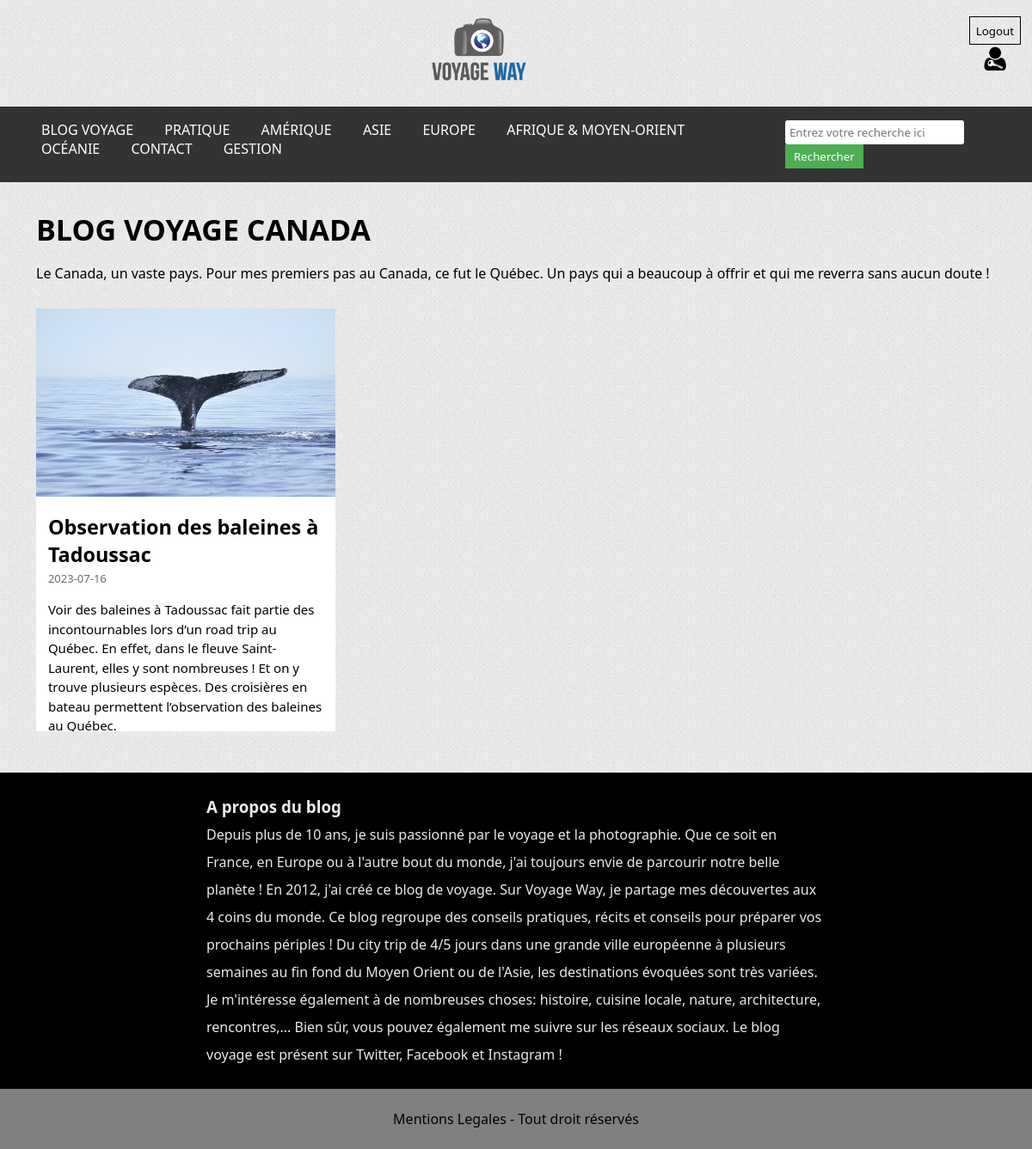
The page /categorie.php (signed in) on the database its author committed.
### tables this page shows
CREATE TABLE IF NOT EXISTS `categorie` (
  `id_categorie` int(11) NOT NULL AUTO_INCREMENT,
  `nom` varchar(50) NOT NULL,
  `titre` varchar(100) NOT NULL,
  `description` varchar(500) NOT NULL,
  `continent` varchar(50) NOT NULL,
  PRIMARY KEY (`id_categorie`)
);

CREATE TABLE IF NOT EXISTS `article` (
  `id_article` int(11) NOT NULL AUTO_INCREMENT,
  `titre` varchar(90) NOT NULL,
  `date` date NOT NULL,
  `photo_principale` varchar(255) NOT NULL,
  `resume` varchar(1000) NOT NULL,
  `sous_titre_1` varchar(100) NOT NULL,
  `contenu_1` text NOT NULL,
  `photo_1` varchar(255) NOT NULL,
  `sous_titre_2` varchar(90) NOT NULL,
  `contenu_2` text NOT NULL,
  `photo_2` varchar(255) NOT NULL,
  `sous_titre_3` varchar(90) NOT NULL,
  `photo_3` varchar(255) NOT NULL,
  `contenu_3` text NOT NULL,
  `categorie` int(11) NOT NULL,
  `sous-categorie` varchar(60) NOT NULL,
  PRIMARY KEY (`id_article`),
  KEY `FK_id_categorie_article` (`categorie`)
);

### components/connexion.php (called while the page is built, shortened)
<?php
    class MaConnexion {
        private $Connection;
        public function __construct($NewDatabaseName, $NewUser, $NewPassword, $NewHost)
        {
            $this->DatabaseName = $NewDatabaseName;
            $this->User = $NewUser;
            $this->Password = $NewPassword;
            $this->Host = $NewHost;
            try {
                $DataSourceName = "mysql:host=$this->Host;dbname=$this->DatabaseName;charset=utf8mb4";
                $this->Connection = new PDO($DataSourceName, $this->User, $this->Password);
                $this->Connection->setAttribute(PDO::ATTR_ERRMODE, PDO::ERRMODE_EXCEPTION);
            } catch (PDOException $e) {
                echo "Erreur: " . $e->getMessage();
            }
        }
        public function select($Table, $Column, $ConditionField = 1)
        {
            try {
                $SQLQueryString = "SELECT $Column FROM $Table WHERE $ConditionField";
                $Result = $this->Connection->query($SQLQueryString);
                return $Result->fetchAll(PDO::FETCH_ASSOC);
            } catch (PDOException $e) {
                echo "Erreur: " . $e->getMessage();
                return false;
            }
        }
        public function select_article($ConditionField)
        {
            try {
                $SQLQueryString = "SELECT `article`.`id_article`,`article`.`categorie`, `article`.`date`, `article`.`titre`, `article`.`resume`, `article`.`photo_principale`
                FROM `article`
                INNER JOIN `categorie` ON `categorie`.`id_categorie` = `article`.`categorie`
                WHERE `article`.`categorie` = $ConditionField ;
                ";
                $Result = $this->Connection->query($SQLQueryString);
                return $Result->fetchAll(PDO::FETCH_ASSOC);
            } catch (PDOException $e) {
                echo "Erreur: " . $e->getMessage();
                return false;
            }
        }
    }
?>

### categorie.php (the view, shortened to what this page needs)
<?php
    require_once("components/connexion.php");
    $DatabaseName = "viaje";
    $NewConnection = new MaConnexion($DatabaseName, "root", "", "localhost");
    $CurrentCategorieID = isset($_GET['id_categorie']) ? $_GET['id_categorie'] : 1;
    $SelectedCategorie = $NewConnection->select("categorie", "*", "id_categorie = $CurrentCategorieID");
    $Result = $NewConnection->select_article($CurrentCategorieID);
?>
<!DOCTYPE html>
<html lang="en">
<head>
    <link rel="stylesheet" href="style.css">
</head>
<body>
    <header>
        <?php include_once './components/navbar.php' ?>
    </header>
    <main>
        <section class="entete">
        <?php
            foreach($SelectedCategorie as $value){
                echo
                '<h1 class="titre">' .$value['titre'] . '</h1>
            <p class="presentation">'
                .$value['description'].
            '</p>';
            }
            ?>
        </section>
        <section class="affichagecategories">
            <?php
            foreach($Result as $display){
                echo
                '<div class="card">
                    <div>
                        <img src="' .$display['photo_principale']. '" class="cardImage" alt="">
                    </div>
                    <div class= "cardText">
                        <a href="article.php?id_article=' . $display['id_article'] . '" class="cardTitle"><h3>' . $display['titre'] . '</h3></a>
                        <p class="date">' . $display['date'] . '</p>
                        <p class="resume">' . $display['resume'] . '</p>
                    </div>
                </div>';
            }
            ?>
        </section>
    </main>
<footer>
    <?php include_once './components/footer.php' ?>
</footer>
</body>
</html>

### components/navbar.php (shortened to what this page needs)
<?php
    require_once("./components/connexion.php");
    $NewConnection = new MaConnexion("viaje", "root", "", "localhost");
    $IsUserLoggedIn = isset($_SESSION['CurrentUser']);
?>
<link rel="stylesheet" href="https://cdnjs.cloudflare.com/ajax/libs/font-awesome/6.4.0/css/all.min.css" />
<div id="SiteHead">
    <a z-index="1" href="index.php"><img id="Blazon" class="logo" src="./images/icons_site_main.png" alt="L'image principale du site">
    </a>
    <div z-index="2" class="float-login">
        <?php if ($IsUserLoggedIn): $UserIcon = './images/icons_user_role_' . $_SESSION['UserRole'] . '.png';
            ?>
            <form method="POST" action="controller.php"><input type="submit" name="Intention" value="Logout" class="ConnexionButtons" ></form>
            <img src=<?php echo '"' . $UserIcon . '"'; ?> alt="User Role Image" style="width: 32px; height: 32px;">
        <?php else: ?>
            <button class="ConnexionButtons" onclick="window.location='./login.php'">Login</button>
        <?php endif ?>
    </div>
</div>
<nav class="navbar">
    <div class="topnav" id="myTopnav">
        <a href="./index.php">BLOG VOYAGE</a>
        <div class="dropdown">
            <?php $Nav = $NewConnection->select("categorie", "*", "continent= 'Pratique'");
           foreach ($Nav as $display) {
                echo'<a href="categorie.php?id_categorie='. $display['id_categorie']. '">' .$display['nom'] . '</a>';
                }
            ?>
        </div>
        <div class="dropdown">
            <a href="#">AMÉRIQUE</a>
        </div>
        <div class="dropdown">
            <a href="#">ASIE</a>
        </div>
        <div class="dropdown">
            <a href="#">EUROPE</a>
        </div>
        <div class="dropdown">
            <a href="#">AFRIQUE &amp; MOYEN-ORIENT</a>
        </div>
        <div class="dropdown">
            <a href="#">OCÉANIE</a>
                <?php $Nav = $NewConnection->select("categorie", "*", "continent= 'Océanie'");
                ?>
        </div>
        <div class="dropdown">
            <a href="./contact.php">CONTACT</a>
        </div>
        <?php if($IsUserLoggedIn && (isset($_SESSION['UserRole']) && $_SESSION['UserRole'] == 'admin')): ?>
            <div class="dropdown">
                <a href="./gestion.php">GESTION</a>
            </div>
        <?php endif; ?>
    </div>
    <div class="topnav" id="search">
        <form method="GET" action="recherche.php">
            <input type="text" name="search_query" id="search_query" placeholder="Entrez votre recherche ici">
            <button type="submit">Rechercher</button>
        </form>
    </div>
</nav>

### style.css (style rules this page uses)
* { font-family: "Segoe UI", Helvetica, Arial, sans-serif, "Apple Color Emoji", "Segoe UI Emoji", "Segoe UI Symbol"; padding: 0; margin: 0; }
body { display: flex; flex-direction: column; background-image: url('./images/body-bg1.png'); background-color: #f0f0f0; }
header { display: flex; flex-direction: column; }
header #Blazon { height: 100%; width: 10%; margin-top: 1em; }
header nav { margin-top: 1em; margin-bottom: 2em; }
header #SiteHead { display: inline-flex; text-align: center; align-items: center; }
header #SiteHead > a { width: 100%; }
header .ConnexionButtons { border-radius: 0; padding: 0.5em; margin-left: 1em; margin-right: 1em; background-color: transparent; border: 1px solid #000; cursor: pointer; }
.card { display: grid; justify-items: center; width: 29%; background-color: #fff; margin-left: 3.5%; margin-bottom: 3%; }

### categorie.php (style rules this page uses)
.titre { text-transform: uppercase; font-weight: bold; font-size: 34px; margin-bottom: 1.5%; }
.entete { padding: 0 3.5%; }
.presentation { margin-bottom: 1.6%; }
.affichagecategories { display: flex; justify-content: flex-start; flex-wrap: wrap; padding: 1% 0 ; }
.card { display: grid; justify-items: center; width: 29%; background-color: #fff; margin-left: 3.5%; margin-bottom: 3%; }
.cardImage { width: 100%; }
.cardText { padding: 4%; height: 15em; overflow: hidden; }
.cardTitle { color: #000; font-size: 20px; text-decoration: none; }
.date { color: #6B6B6B; font-size: 13px; margin-top: 1%; }
.resume { line-height: 1.5; font-size: 15px; margin-top: 5%; }

### components/navbar.php (style rules this page uses)
.logo { width: 200px; height: auto; display: block; margin: 10px auto; }
.navbar { background-color: #333; padding-top: 1em; padding-right: 3em; padding-bottom: 1em; padding-left: 3em; display: flex; position: relative; z-index: 2; }
.navbar a { color: white; font-size: 1em; margin-right: 2em; text-decoration: none; text-transform: uppercase; }
.dropdown { position: relative; display: inline-block; }
#search { display: inline-block; }
#search input[type="text"] { padding: 5px; border-radius: 3px; border: none; }
#search button { padding: 5px 10px; background-color: #4CAF50; color: white; border: none; cursor: pointer; }
.float-login { float: right; }

### rows shown on the page
categorie: nom "PRATIQUE"
categorie: titre "BLOG VOYAGE CANADA", description "Le Canada, un vaste pays. Pour mes premiers pas au Canada, ce fut le Québec. Un pays qui a beaucoup à offrir et qui me reverra sans aucun doute !"
article: photo_principale (picture), titre "Observation des baleines à Tadoussac", date "2023-07-16", resume "Voir des baleines à Tadoussac fait partie des incontournables lors d’un road trip au Québec. En effet, dans le fleuve Saint-Laurent, elles y sont nombreuses ! Et on y trouve plusieurs espèces. Des croisières en bateau permettent l’observation des baleines au Québec."
